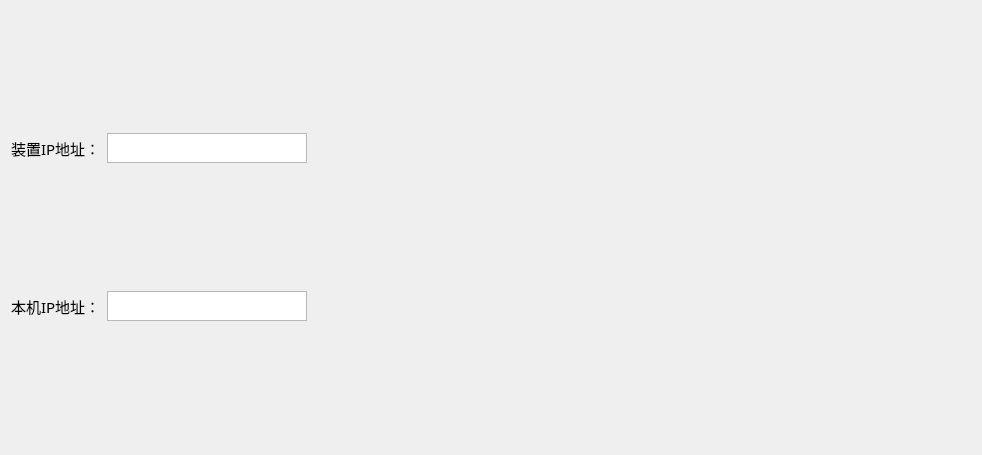
<?xml version="1.0" encoding="UTF-8"?>
<ui version="4.0">
 <class>QChooseDeviceWidget</class>
 <widget class="QWidget" name="QChooseDeviceWidget">
  <property name="geometry">
   <rect>
    <x>0</x>
    <y>0</y>
    <width>982</width>
    <height>455</height>
   </rect>
  </property>
  <property name="windowTitle">
   <string>Form</string>
  </property>
  <layout class="QVBoxLayout" name="verticalLayout" stretch="1,1,7">
   <item>
    <layout class="QHBoxLayout" name="horizontalLayout">
     <item>
      <widget class="QLabel" name="m_LabelRemoteIP">
       <property name="font">
        <font>
         <family>Agency FB</family>
         <pointsize>11</pointsize>
        </font>
       </property>
       <property name="text">
        <string>装置IP地址：</string>
       </property>
      </widget>
     </item>
     <item>
      <widget class="QTextEdit" name="m_Edit_RemoteIP">
       <property name="maximumSize">
        <size>
         <width>200</width>
         <height>30</height>
        </size>
       </property>
      </widget>
     </item>
     <item>
      <spacer name="horizontalSpacer">
       <property name="orientation">
        <enum>Qt::Horizontal</enum>
       </property>
       <property name="sizeHint" stdset="0">
        <size>
         <width>40</width>
         <height>20</height>
        </size>
       </property>
      </spacer>
     </item>
    </layout>
   </item>
   <item>
    <layout class="QHBoxLayout" name="horizontalLayout_2">
     <item>
      <widget class="QLabel" name="m_LabelLocalIP">
       <property name="font">
        <font>
         <family>Agency FB</family>
         <pointsize>11</pointsize>
        </font>
       </property>
       <property name="text">
        <string>本机IP地址：</string>
       </property>
      </widget>
     </item>
     <item>
      <widget class="QTextEdit" name="m_Edit_LocalIP">
       <property name="maximumSize">
        <size>
         <width>200</width>
         <height>30</height>
        </size>
       </property>
      </widget>
     </item>
     <item>
      <spacer name="horizontalSpacer_2">
       <property name="orientation">
        <enum>Qt::Horizontal</enum>
       </property>
       <property name="sizeHint" stdset="0">
        <size>
         <width>40</width>
         <height>20</height>
        </size>
       </property>
      </spacer>
     </item>
    </layout>
   </item>
   <item>
    <layout class="QVBoxLayout" name="m_VLayout_DevGrid"/>
   </item>
  </layout>
 </widget>
 <resources/>
 <connections/>
</ui>
